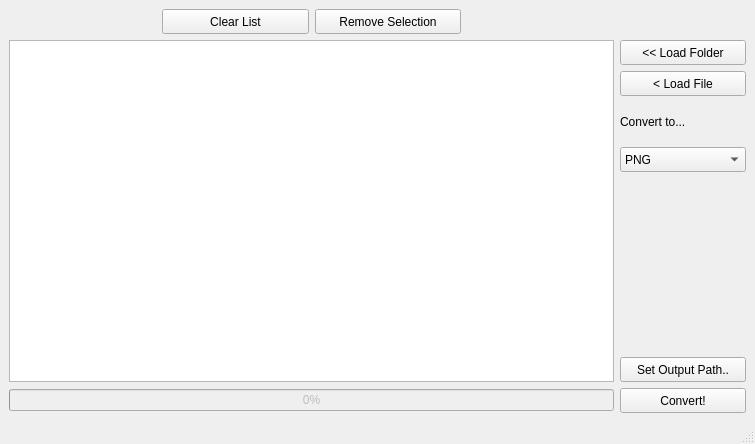
<?xml version="1.0" encoding="UTF-8"?>
<ui version="4.0">
 <class>Converty</class>
 <widget class="QMainWindow" name="Converty">
  <property name="enabled">
   <bool>true</bool>
  </property>
  <property name="geometry">
   <rect>
    <x>0</x>
    <y>0</y>
    <width>755</width>
    <height>444</height>
   </rect>
  </property>
  <property name="minimumSize">
   <size>
    <width>755</width>
    <height>444</height>
   </size>
  </property>
  <property name="windowTitle">
   <string>Converty</string>
  </property>
  <property name="animated">
   <bool>true</bool>
  </property>
  <property name="tabShape">
   <enum>QTabWidget::Rounded</enum>
  </property>
  <widget class="QWidget" name="centralwidget">
   <layout class="QGridLayout" name="gridLayout">
    <item row="0" column="1">
     <widget class="QPushButton" name="clearList">
      <property name="maximumSize">
       <size>
        <width>147</width>
        <height>25</height>
       </size>
      </property>
      <property name="text">
       <string>Clear List</string>
      </property>
     </widget>
    </item>
    <item row="10" column="5">
     <widget class="QPushButton" name="setOutput">
      <property name="maximumSize">
       <size>
        <width>126</width>
        <height>25</height>
       </size>
      </property>
      <property name="text">
       <string>Set Output Path..</string>
      </property>
     </widget>
    </item>
    <item row="4" column="5">
     <widget class="QLabel" name="label">
      <property name="maximumSize">
       <size>
        <width>126</width>
        <height>44</height>
       </size>
      </property>
      <property name="text">
       <string>Convert to...</string>
      </property>
     </widget>
    </item>
    <item row="5" column="5">
     <widget class="QComboBox" name="comboBox">
      <property name="maximumSize">
       <size>
        <width>126</width>
        <height>25</height>
       </size>
      </property>
      <item>
       <property name="text">
        <string>PNG</string>
       </property>
      </item>
      <item>
       <property name="text">
        <string>JPG</string>
       </property>
      </item>
      <item>
       <property name="text">
        <string>PDF</string>
       </property>
      </item>
      <item>
       <property name="text">
        <string>Greyscale</string>
       </property>
      </item>
     </widget>
    </item>
    <item row="2" column="0" rowspan="9" colspan="4">
     <widget class="QListWidget" name="listWidget">
      <property name="font">
       <font>
        <pointsize>12</pointsize>
       </font>
      </property>
      <property name="alternatingRowColors">
       <bool>true</bool>
      </property>
      <property name="selectionMode">
       <enum>QAbstractItemView::ExtendedSelection</enum>
      </property>
      <property name="sortingEnabled">
       <bool>true</bool>
      </property>
     </widget>
    </item>
    <item row="3" column="5">
     <widget class="QPushButton" name="loadFile">
      <property name="maximumSize">
       <size>
        <width>126</width>
        <height>25</height>
       </size>
      </property>
      <property name="text">
       <string>&lt; Load File</string>
      </property>
     </widget>
    </item>
    <item row="2" column="5">
     <widget class="QPushButton" name="loadFolder">
      <property name="maximumSize">
       <size>
        <width>126</width>
        <height>25</height>
       </size>
      </property>
      <property name="text">
       <string>&lt;&lt; Load Folder</string>
      </property>
     </widget>
    </item>
    <item row="13" column="5">
     <widget class="QPushButton" name="convert">
      <property name="minimumSize">
       <size>
        <width>126</width>
        <height>25</height>
       </size>
      </property>
      <property name="maximumSize">
       <size>
        <width>126</width>
        <height>25</height>
       </size>
      </property>
      <property name="text">
       <string>Convert!</string>
      </property>
     </widget>
    </item>
    <item row="0" column="2">
     <widget class="QPushButton" name="removeSelectio">
      <property name="maximumSize">
       <size>
        <width>146</width>
        <height>25</height>
       </size>
      </property>
      <property name="text">
       <string>Remove Selection</string>
      </property>
     </widget>
    </item>
    <item row="0" column="5">
     <spacer name="horizontalSpacer_4">
      <property name="orientation">
       <enum>Qt::Horizontal</enum>
      </property>
      <property name="sizeType">
       <enum>QSizePolicy::Fixed</enum>
      </property>
      <property name="sizeHint" stdset="0">
       <size>
        <width>40</width>
        <height>20</height>
       </size>
      </property>
     </spacer>
    </item>
    <item row="13" column="0" colspan="4">
     <widget class="QProgressBar" name="progressBar">
      <property name="enabled">
       <bool>false</bool>
      </property>
      <property name="value">
       <number>0</number>
      </property>
      <property name="textVisible">
       <bool>true</bool>
      </property>
      <property name="orientation">
       <enum>Qt::Horizontal</enum>
      </property>
      <property name="invertedAppearance">
       <bool>false</bool>
      </property>
      <property name="textDirection">
       <enum>QProgressBar::TopToBottom</enum>
      </property>
      <property name="format">
       <string>%p%</string>
      </property>
     </widget>
    </item>
    <item row="8" column="5" rowspan="2" alignment="Qt::AlignHCenter|Qt::AlignVCenter">
     <widget class="QLabel" name="ItemCount">
      <property name="enabled">
       <bool>true</bool>
      </property>
      <property name="layoutDirection">
       <enum>Qt::LeftToRight</enum>
      </property>
      <property name="text">
       <string/>
      </property>
      <property name="alignment">
       <set>Qt::AlignCenter</set>
      </property>
     </widget>
    </item>
   </layout>
  </widget>
  <widget class="QStatusBar" name="statusBar"/>
  <action name="actionLoadFolder">
   <property name="text">
    <string>Load Folder...</string>
   </property>
  </action>
  <action name="actionLoad_File">
   <property name="text">
    <string>Load File...</string>
   </property>
  </action>
  <action name="actionQuit">
   <property name="text">
    <string>Quit</string>
   </property>
  </action>
 </widget>
 <layoutdefault spacing="6" margin="9"/>
 <tabstops>
  <tabstop>loadFolder</tabstop>
  <tabstop>loadFile</tabstop>
  <tabstop>listWidget</tabstop>
 </tabstops>
 <resources/>
 <connections>
  <connection>
   <sender>loadFile</sender>
   <signal>clicked()</signal>
   <receiver>Converty</receiver>
   <slot>browserFileSlot()</slot>
   <hints>
    <hint type="sourcelabel">
     <x>882</x>
     <y>89</y>
    </hint>
    <hint type="destinationlabel">
     <x>568</x>
     <y>94</y>
    </hint>
   </hints>
  </connection>
  <connection>
   <sender>convert</sender>
   <signal>clicked()</signal>
   <receiver>Converty</receiver>
   <slot>beginConvert()</slot>
   <hints>
    <hint type="sourcelabel">
     <x>904</x>
     <y>629</y>
    </hint>
    <hint type="destinationlabel">
     <x>681</x>
     <y>404</y>
    </hint>
   </hints>
  </connection>
  <connection>
   <sender>setOutput</sender>
   <signal>clicked()</signal>
   <receiver>Converty</receiver>
   <slot>browserSetOutput()</slot>
   <hints>
    <hint type="sourcelabel">
     <x>953</x>
     <y>598</y>
    </hint>
    <hint type="destinationlabel">
     <x>559</x>
     <y>192</y>
    </hint>
   </hints>
  </connection>
  <connection>
   <sender>clearList</sender>
   <signal>clicked()</signal>
   <receiver>Converty</receiver>
   <slot>clearList()</slot>
   <hints>
    <hint type="sourcelabel">
     <x>317</x>
     <y>22</y>
    </hint>
    <hint type="destinationlabel">
     <x>230</x>
     <y>20</y>
    </hint>
   </hints>
  </connection>
  <connection>
   <sender>removeSelectio</sender>
   <signal>clicked()</signal>
   <receiver>Converty</receiver>
   <slot>clearSelection()</slot>
   <hints>
    <hint type="sourcelabel">
     <x>534</x>
     <y>26</y>
    </hint>
    <hint type="destinationlabel">
     <x>658</x>
     <y>10</y>
    </hint>
   </hints>
  </connection>
  <connection>
   <sender>loadFolder</sender>
   <signal>clicked()</signal>
   <receiver>Converty</receiver>
   <slot>browserFolderSlot()</slot>
   <hints>
    <hint type="sourcelabel">
     <x>904</x>
     <y>51</y>
    </hint>
    <hint type="destinationlabel">
     <x>862</x>
     <y>10</y>
    </hint>
   </hints>
  </connection>
 </connections>
 <slots>
  <slot>browserFolderSlot()</slot>
  <slot>browserFileSlot()</slot>
  <slot>beginConvert()</slot>
  <slot>browserSetOutput()</slot>
  <slot>clearList()</slot>
  <slot>clearSelection()</slot>
 </slots>
</ui>
